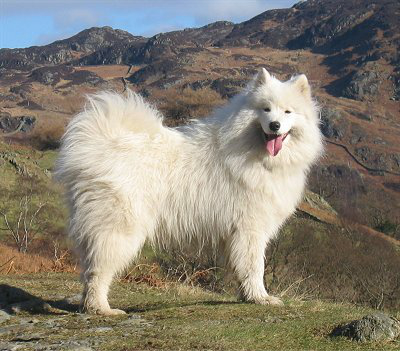
#> input picture images/encoded_sample.png, 400 x 351 px
$ python rotate_image.py
#> lines starting #> are read from the running program, lines starting #| are printed output that depends on the picture
from PIL import Image
im = Image.open("images/encoded_sample.png")
#> im is the input picture: PIL image 400x351 RGB; mean R, G, B 134, 127.8, 115.1
im.rotate(45).show()
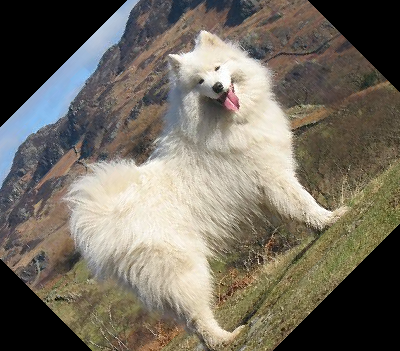
#> shown: PIL image 400x351 RGB; mean R, G, B 116.2, 109.9, 98.2
